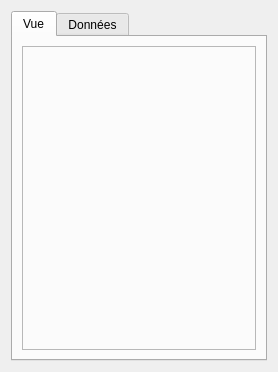
<?xml version="1.0" encoding="UTF-8"?>
<ui version="4.0">
 <class>Form</class>
 <widget class="QWidget" name="Form">
  <property name="geometry">
   <rect>
    <x>0</x>
    <y>0</y>
    <width>278</width>
    <height>372</height>
   </rect>
  </property>
  <property name="windowTitle">
   <string>Form</string>
  </property>
  <layout class="QVBoxLayout" name="verticalLayout">
   <item>
    <widget class="QTabWidget" name="tabWidget">
     <property name="currentIndex">
      <number>0</number>
     </property>
     <widget class="QWidget" name="tab">
      <attribute name="title">
       <string>Vue</string>
      </attribute>
      <layout class="QVBoxLayout" name="verticalLayout_3">
       <item>
        <widget class="QFrame" name="frame_graph">
         <property name="frameShape">
          <enum>QFrame::StyledPanel</enum>
         </property>
         <property name="frameShadow">
          <enum>QFrame::Raised</enum>
         </property>
        </widget>
       </item>
      </layout>
     </widget>
     <widget class="QWidget" name="tab_2">
      <attribute name="title">
       <string>Données</string>
      </attribute>
      <layout class="QVBoxLayout" name="verticalLayout_2" stretch="1,0,10">
       <item>
        <widget class="QFrame" name="frame">
         <property name="frameShape">
          <enum>QFrame::StyledPanel</enum>
         </property>
         <property name="frameShadow">
          <enum>QFrame::Raised</enum>
         </property>
         <layout class="QGridLayout" name="gridLayout_2">
          <item row="0" column="0">
           <widget class="QPushButton" name="pushButton_addline">
            <property name="text">
             <string>+</string>
            </property>
           </widget>
          </item>
          <item row="0" column="1">
           <widget class="QPushButton" name="pushButton_delline">
            <property name="text">
             <string>-</string>
            </property>
           </widget>
          </item>
         </layout>
        </widget>
       </item>
       <item>
        <widget class="QTableWidget" name="tableWidget">
         <property name="rowCount">
          <number>0</number>
         </property>
         <property name="columnCount">
          <number>5</number>
         </property>
         <attribute name="horizontalHeaderDefaultSectionSize">
          <number>50</number>
         </attribute>
         <attribute name="horizontalHeaderStretchLastSection">
          <bool>true</bool>
         </attribute>
         <column>
          <property name="text">
           <string>dX</string>
          </property>
         </column>
         <column>
          <property name="text">
           <string>dZ</string>
          </property>
         </column>
         <column>
          <property name="text">
           <string>Struc</string>
          </property>
         </column>
         <column>
          <property name="text">
           <string>SsStruc</string>
          </property>
         </column>
         <column>
          <property name="text">
           <string>Limite</string>
          </property>
         </column>
        </widget>
       </item>
       <item>
        <spacer name="verticalSpacer">
         <property name="orientation">
          <enum>Qt::Vertical</enum>
         </property>
         <property name="sizeHint" stdset="0">
          <size>
           <width>20</width>
           <height>40</height>
          </size>
         </property>
        </spacer>
       </item>
      </layout>
     </widget>
    </widget>
   </item>
  </layout>
 </widget>
 <resources/>
 <connections/>
</ui>
